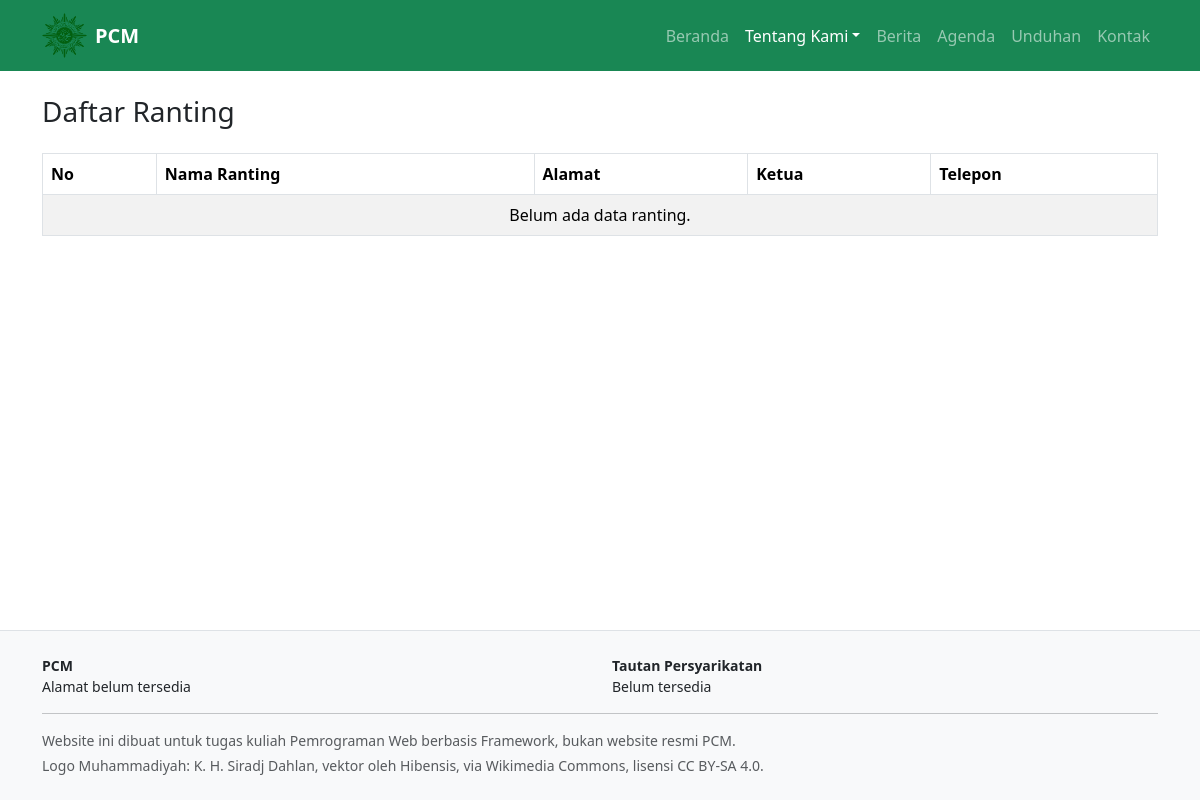
Before: /ranting/ with the older database file.
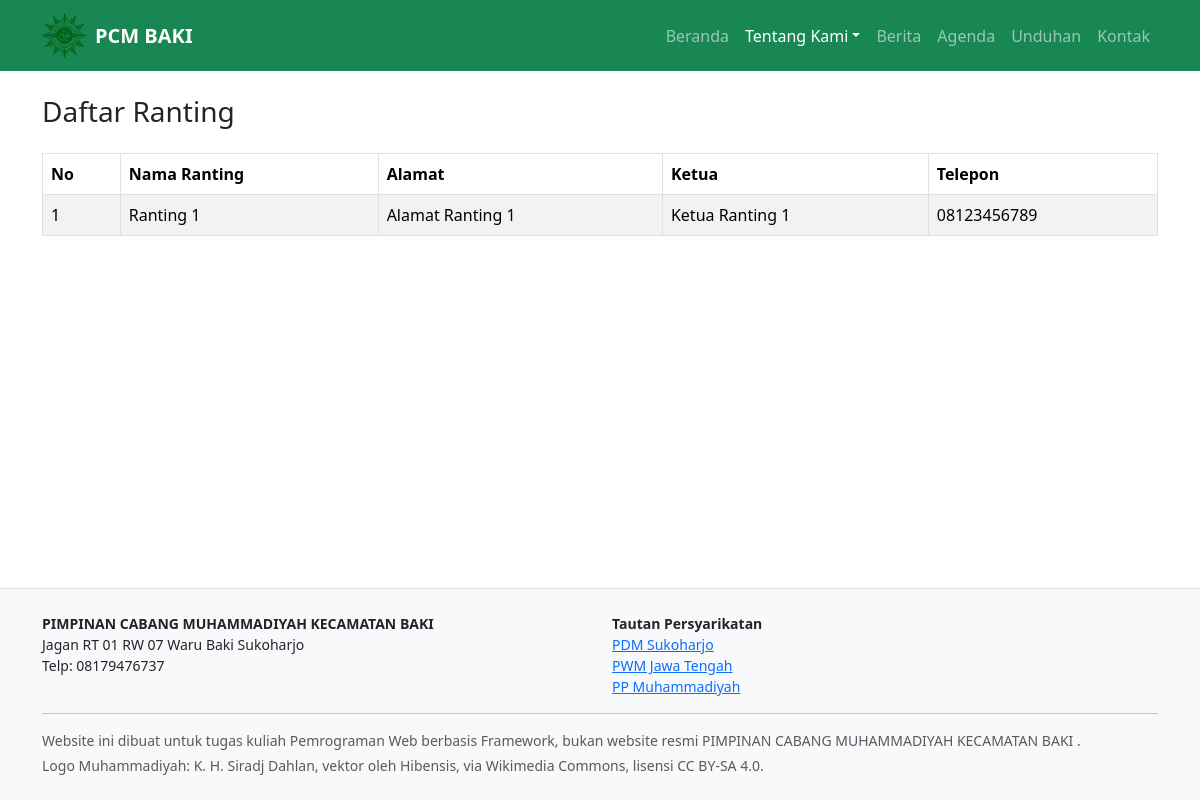
After: the same page with the newer database file.
### web/models.py (models this page shows, shortened)
class ProfilOrganisasi(models.Model):
    nama = models.CharField(max_length=200)
    nama_singkat = models.CharField(max_length=50)
    tagline = models.CharField(max_length=200, blank=True)
    tentang = models.TextField(blank=True)
    sejarah = models.TextField(blank=True)
    visi = models.TextField(blank=True)
    misi = models.TextField(blank=True, help_text="Tulis satu misi per baris.")
    alamat_sekretariat = models.TextField(blank=True)
    telepon = models.CharField(max_length=50, blank=True)
    email = models.EmailField(blank=True)
    jumlah_anggota_ktam = models.PositiveIntegerField(default=0, verbose_name="jumlah anggota ber-KTAM")
    gambar_hero = models.ImageField(upload_to="hero/", blank=True)
    class Meta:
        verbose_name = "profil organisasi"
        verbose_name_plural = "profil organisasi"

class Ranting(models.Model):
    nama = models.CharField(max_length=150, verbose_name="nama ranting")
    ketua = models.CharField(max_length=150, blank=True)
    alamat = models.TextField(blank=True)
    telepon = models.CharField(max_length=50, blank=True)
    class Meta:
        ordering = ["nama"]
        verbose_name_plural = "ranting"

class TautanTerkait(models.Model):
    nama = models.CharField(max_length=150)
    url = models.URLField()
    urutan = models.PositiveIntegerField(default=0)
    class Meta:
        ordering = ["urutan"]
        verbose_name = "tautan terkait"
        verbose_name_plural = "tautan terkait"

### web/views.py (the view)
# urls.py: path("ranting/", views.get_ranting, name="ranting"),
def get_ranting(request):
    ranting_list = Ranting.objects.all()
    konteks = {
        "ranting_list": ranting_list,
    }
    return render(request, "web/ranting.html", konteks)

### web/context_processors.py (called while the page is built)
def situs(request):
    return {
        "profil": ProfilOrganisasi.objects.first(),
        "tautan_terkait": TautanTerkait.objects.all(),
    }

### web/templates/web/ranting.html (shortened to what this page needs)
{% extends "base.html" %}
{% block content %}
<h1 class="h3 mb-4">Daftar Ranting</h1>
<div class="table-responsive">
    <table class="table table-bordered table-striped">
        <thead>
            <tr>
                <th>No</th>
                <th>Nama Ranting</th>
                <th>Alamat</th>
                <th>Ketua</th>
                <th>Telepon</th>
            </tr>
        </thead>
        <tbody>
            {% for ranting in ranting_list %}
            <tr>
                <td>{{ forloop.counter }}</td>
                <td>{{ ranting.nama }}</td>
                <td>{{ ranting.alamat }}</td>
                <td>{{ ranting.ketua }}</td>
                <td>{{ ranting.telepon }}</td>
            </tr>
            {% empty %}
            <tr>
                <td colspan="5" class="text-center">Belum ada data ranting.</td>
            </tr>
            {% endfor %}
        </tbody>
    </table>
</div>
{% endblock %}

### templates/partials/_header.html (shortened to what this page needs)
{% load static %}
{% with nama=request.resolver_match.url_name %}
<nav class="navbar navbar-expand-lg navbar-dark bg-success">
  <div class="container">
    <a class="navbar-brand d-flex align-items-center gap-2"
       href="{% url 'web:beranda' %}">
      <img
        src="{% static 'img/logo-muhammadiyah.webp' %}"
        alt="Logo Muhammadiyah"
        width="45"
        height="45"
        class="object-fit-contain"
      >
      <span>
        <strong>{{ profil.nama_singkat|default:"PCM" }}</strong>
      </span>
    </a>
    <div class="collapse navbar-collapse" id="menu">
      <ul class="navbar-nav ms-auto">
        <li class="nav-item"><a class="nav-link {% if nama == 'beranda' %}active{% endif %}" href="{% url 'web:beranda' %}">Beranda</a></li>
        <li class="nav-item dropdown">
          <button type="button" class="nav-link dropdown-toggle {% if nama == 'profil' or nama == 'pimpinan' or nama == 'ranting' or nama == 'amal_usaha' %}active{% endif %}" data-bs-toggle="dropdown" aria-expanded="false">Tentang Kami</button>
        </li>
        <li class="nav-item"><a class="nav-link {% if nama == 'berita' or nama == 'berita_detail' %}active{% endif %}" href="{% url 'web:berita' %}">Berita</a></li>
        <li class="nav-item"><a class="nav-link {% if nama == 'agenda' %}active{% endif %}" href="{% url 'web:agenda' %}">Agenda</a></li>
        <li class="nav-item"><a class="nav-link {% if nama == 'unduhan' %}active{% endif %}" href="{% url 'web:unduhan' %}">Unduhan</a></li>
        <li class="nav-item"><a class="nav-link {% if nama == 'kontak' %}active{% endif %}" href="{% url 'web:kontak' %}">Kontak</a></li>
      </ul>
    </div>
  </div>
</nav>
{% endwith %}

### templates/partials/_footer.html (shortened to what this page needs)
<footer class="bg-light border-top py-4 mt-auto">
  <div class="container small">
    <div class="row gy-3">
      <div class="col-md-6">
        <strong>{{ profil.nama|default:"PCM" }}</strong>
        <br />
        {{ profil.alamat_sekretariat|default:"Alamat belum tersedia" }}
        {% if profil.telepon %}
          <br />
          Telp: {{ profil.telepon }}
        {% endif %}
      </div>
      <div class="col-md-6">
        <strong>Tautan Persyarikatan</strong>
        <ul class="list-unstyled mb-0">
          {% for tautan in tautan_terkait %}
            <li>
              <a
                href="{{ tautan.url }}"
                target="_blank"
                rel="noopener noreferrer"
              >
                {{ tautan.nama }}
              </a>
            </li>
          {% empty %}
            <li>Belum tersedia</li>
          {% endfor %}
        </ul>
      </div>
    </div>
    <hr />
    <p class="mb-1 text-muted">
      Website ini dibuat untuk tugas kuliah Pemrograman Web berbasis Framework,
      bukan website resmi {{ profil.nama|default:"PCM" }}.
    </p>
    <p class="mb-0 text-muted">
      Logo Muhammadiyah: K. H. Siradj Dahlan, vektor oleh Hibensis,
      via Wikimedia Commons, lisensi CC BY-SA 4.0.
    </p>
  </div>
</footer>

Changed rows visible on the page:
added ProfilOrganisasi: nama_singkat "PCM BAKI", nama "PIMPINAN CABANG MUHAMMADIYAH KECAMATAN BAKI", alamat_sekretariat "Jagan RT 01 RW 07 Waru Baki Sukoharjo", telepon "08179476737"
added Ranting: nama "Ranting 1", alamat "Alamat Ranting 1", ketua "Ketua Ranting 1", telepon "08123456789"
added TautanTerkait: nama "PDM Sukoharjo"
added TautanTerkait: nama "PWM Jawa Tengah"
added TautanTerkait: nama "PP Muhammadiyah"
Other visible differences:
{{ profil.nama_singkat|default:"PCM" }}: "PCM" → (not shown)
{{ profil.nama|default:"PCM" }}: "PCM" → (not shown)
{{ profil.alamat_sekretariat|default:"Alamat belum tersedia" }}: "Alamat belum tersedia" → (not shown)
text no longer shown: "Belum ada data ranting. Belum tersedia"
text now shown: "Telp:"
